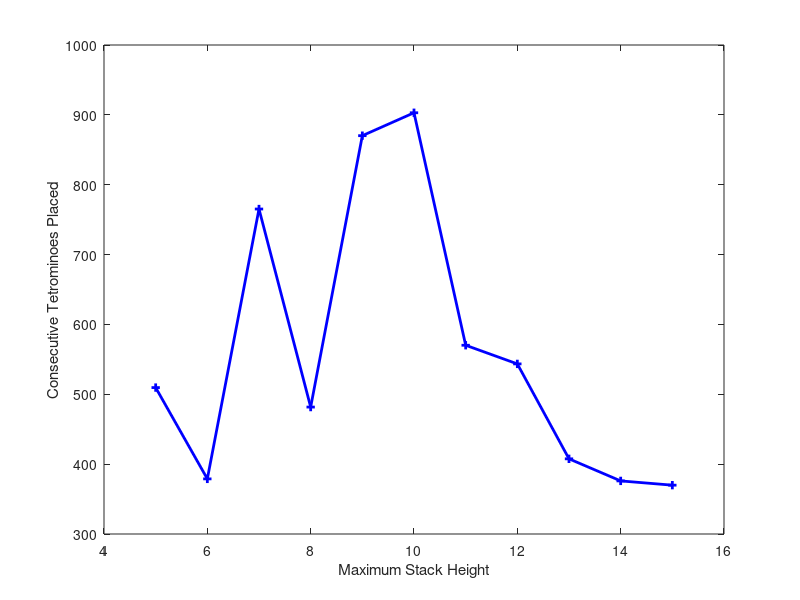

Reproduce this figure in MATLAB.
heights = 5:15;
means_d4 = [509.6,378.9,765.2,481.7,870.2,903.0,570.2,543.5,407.6,376.0,369.9];
fig = figure;
plot(heights, means_d4, 'b+-', 'LineWidth', 2);
xlabel 'Maximum Stack Height'
ylabel 'Consecutive Tetrominoes Placed'
saveas(fig, 'height_v_time_d4.pdf');

% means_d5 = [509.6,378.9,765.2,481.7,870.2,903.0,570.2,543.5,407.6,376.0,369.9];
% fig = figure;
% plot(heights, means_d5, 'b+-', 'LineWidth', 2);
% xlabel 'Maximum Stack Height'
% ylabel 'Consecutive Tetrominoes Placed'
% saveas(fig, 'figures/height_v_time_d5.pdf');
